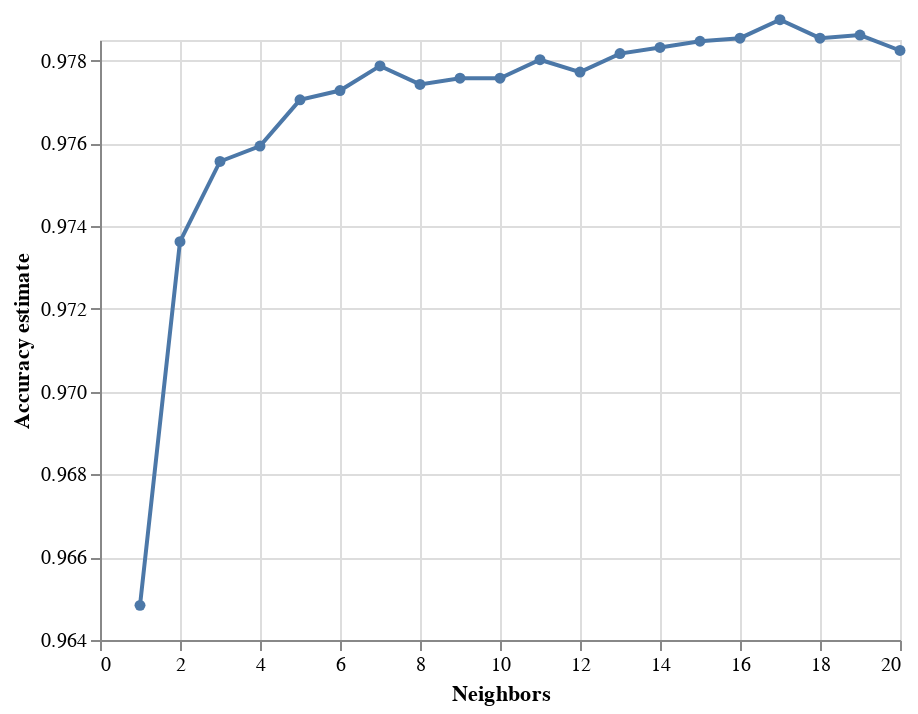

Notebook cell for this chart:
### Code cell
accuracy_versus_k_grid = alt.Chart(accuracies_grid).mark_line(point=True).encode(
    x=alt.X("param_kneighborsclassifier__n_neighbors", title="Neighbors"),
    y=alt.Y("mean_test_score", scale=alt.Scale(domain=(0.964, 0.9785)), title="Accuracy estimate")
)
accuracy_versus_k_grid

### Figure 1 — Vega-Lite specification as saved in the notebook (floating-point values rounded to 4 significant figures)
{"config": {"view": {"continuousWidth": 400, "continuousHeight": 300}}, "data": {"name": "data-ab83b222dcb38f4cdfa5018238e794c1"}, "mark": {"type": "line", "point": true}, "encoding": {"x": {"field": "param_kneighborsclassifier__n_neighbors", "title": "Neighbors", "type": "quantitative"}, "y": {"field": "mean_test_score", "scale": {"domain": [0.964, 0.9785]}, "title": "Accuracy estimate", "type": "quantitative"}}, "$schema": "https://vega.github.io/schema/vega-lite/v4.17.0.json", "datasets": {"data-ab83b222dcb38f4cdfa5018238e794c1": [{"mean_fit_time": 0.02269, "std_fit_time": 0.0005484, "mean_score_time": 0.1154, "std_score_time": 0.001821, "param_kneighborsclassifier__n_neighbors": 1, "params": {"kneighborsclassifier__n_neighbors": 1}, "split0_test_score": 0.9665, "split1_test_score": 0.9594, "split2_test_score": 0.9642, "split3_test_score": 0.968, "split4_test_score": 0.9661, "mean_test_score": 0.9648, "std_test_score": 0.002963, "rank_test_score": 20}, {"mean_fit_time": 0.02181, "std_fit_time": 0.000413, "mean_score_time": 0.1405, "std_score_time": 0.03562, "param_kneighborsclassifier__n_neighbors": 2, "params": {"kneighborsclassifier__n_neighbors": 2}, "split0_test_score": 0.9747, "split1_test_score": 0.9702, "split2_test_score": 0.9762, "split3_test_score": 0.9754, "split4_test_score": 0.9717, "mean_test_score": 0.9736, "std_test_score": 0.002289, "rank_test_score": 19}, {"mean_fit_time": 0.02537, "std_fit_time": 0.005217, "mean_score_time": 0.1511, "std_score_time": 0.02751, "param_kneighborsclassifier__n_neighbors": 3, "params": {"kneighborsclassifier__n_neighbors": 3}, "split0_test_score": 0.975, "split1_test_score": 0.9743, "split2_test_score": 0.9773, "split3_test_score": 0.9784, "split4_test_score": 0.9728, "mean_test_score": 0.9756, "std_test_score": 0.002021, "rank_test_score": 18}, {"mean_fit_time": 0.03374, "std_fit_time": 0.0235, "mean_score_time": 0.1648, "std_score_time": 0.0746, "param_kneighborsclassifier__n_neighbors": 4, "params": {"kneighborsclassifier__n_neighbors": 4}, "split0_test_score": 0.9765, "split1_test_score": 0.9739, "split2_test_score": 0.9784, "split3_test_score": 0.9773, "split4_test_score": 0.9735, "mean_test_score": 0.9759, "std_test_score": 0.001895, "rank_test_score": 17}, {"mean_fit_time": 0.02409, "std_fit_time": 0.00296, "mean_score_time": 0.127, "std_score_time": 0.00182, "param_kneighborsclassifier__n_neighbors": 5, "params": {"kneighborsclassifier__n_neighbors": 5}, "split0_test_score": 0.9769, "split1_test_score": 0.9765, "split2_test_score": 0.9788, "split3_test_score": 0.9788, "split4_test_score": 0.9743, "mean_test_score": 0.9771, "std_test_score": 0.00166, "rank_test_score": 16}, {"mean_fit_time": 0.02253, "std_fit_time": 0.0009277, "mean_score_time": 0.1673, "std_score_time": 0.04893, "param_kneighborsclassifier__n_neighbors": 6, "params": {"kneighborsclassifier__n_neighbors": 6}, "split0_test_score": 0.9765, "split1_test_score": 0.9758, "split2_test_score": 0.9791, "split3_test_score": 0.9799, "split4_test_score": 0.975, "mean_test_score": 0.9773, "std_test_score": 0.001899, "rank_test_score": 15}, {"mean_fit_time": 0.02574, "std_fit_time": 0.003455, "mean_score_time": 0.1497, "std_score_time": 0.01892, "param_kneighborsclassifier__n_neighbors": 7, "params": {"kneighborsclassifier__n_neighbors": 7}, "split0_test_score": 0.9773, "split1_test_score": 0.9765, "split2_test_score": 0.9795, "split3_test_score": 0.9806, "split4_test_score": 0.9754, "mean_test_score": 0.9779, "std_test_score": 0.001923, "rank_test_score": 10}, {"mean_fit_time": 0.03157, "std_fit_time": 0.01977, "mean_score_time": 0.1633, "std_score_time": 0.03347, "param_kneighborsclassifier__n_neighbors": 8, "params": {"kneighborsclassifier__n_neighbors": 8}, "split0_test_score": 0.9762, "split1_test_score": 0.9762, "split2_test_score": 0.9795, "split3_test_score": 0.9799, "split4_test_score": 0.9754, "mean_test_score": 0.9774, "std_test_score": 0.001879, "rank_test_score": 14}, {"mean_fit_time": 0.02156, "std_fit_time": 0.0003579, "mean_score_time": 0.1317, "std_score_time": 0.0006129, "param_kneighborsclassifier__n_neighbors": 9, "params": {"kneighborsclassifier__n_neighbors": 9}, "split0_test_score": 0.9762, "split1_test_score": 0.9758, "split2_test_score": 0.9806, "split3_test_score": 0.9795, "split4_test_score": 0.9758, "mean_test_score": 0.9776, "std_test_score": 0.002072, "rank_test_score": 12}, {"mean_fit_time": 0.02485, "std_fit_time": 0.005259, "mean_score_time": 0.1511, "std_score_time": 0.02455, "param_kneighborsclassifier__n_neighbors": 10, "params": {"kneighborsclassifier__n_neighbors": 10}, "split0_test_score": 0.9765, "split1_test_score": 0.9762, "split2_test_score": 0.9803, "split3_test_score": 0.9803, "split4_test_score": 0.9747, "mean_test_score": 0.9776, "std_test_score": 0.002277, "rank_test_score": 13}, {"mean_fit_time": 0.02342, "std_fit_time": 0.002293, "mean_score_time": 0.1454, "std_score_time": 0.01576, "param_kneighborsclassifier__n_neighbors": 11, "params": {"kneighborsclassifier__n_neighbors": 11}, "split0_test_score": 0.9765, "split1_test_score": 0.9769, "split2_test_score": 0.9799, "split3_test_score": 0.9821, "split4_test_score": 0.9747, "mean_test_score": 0.978, "std_test_score": 0.002644, "rank_test_score": 9}, {"mean_fit_time": 0.02231, "std_fit_time": 0.00102, "mean_score_time": 0.1781, "std_score_time": 0.06214, "param_kneighborsclassifier__n_neighbors": 12, "params": {"kneighborsclassifier__n_neighbors": 12}, "split0_test_score": 0.9765, "split1_test_score": 0.9758, "split2_test_score": 0.9799, "split3_test_score": 0.9817, "split4_test_score": 0.9747, "mean_test_score": 0.9777, "std_test_score": 0.002659, "rank_test_score": 11}, {"mean_fit_time": 0.02192, "std_fit_time": 0.0002073, "mean_score_time": 0.1508, "std_score_time": 0.0222, "param_kneighborsclassifier__n_neighbors": 13, "params": {"kneighborsclassifier__n_neighbors": 13}, "split0_test_score": 0.9769, "split1_test_score": 0.9765, "split2_test_score": 0.9799, "split3_test_score": 0.9825, "split4_test_score": 0.975, "mean_test_score": 0.9782, "std_test_score": 0.002671, "rank_test_score": 8}, {"mean_fit_time": 0.02505, "std_fit_time": 0.006019, "mean_score_time": 0.1484, "std_score_time": 0.01202, "param_kneighborsclassifier__n_neighbors": 14, "params": {"kneighborsclassifier__n_neighbors": 14}, "split0_test_score": 0.9777, "split1_test_score": 0.9758, "split2_test_score": 0.9803, "split3_test_score": 0.9829, "split4_test_score": 0.975, "mean_test_score": 0.9783, "std_test_score": 0.002898, "rank_test_score": 6}, {"mean_fit_time": 0.02204, "std_fit_time": 0.0004168, "mean_score_time": 0.1626, "std_score_time": 0.03824, "param_kneighborsclassifier__n_neighbors": 15, "params": {"kneighborsclassifier__n_neighbors": 15}, "split0_test_score": 0.9773, "split1_test_score": 0.9777, "split2_test_score": 0.9803, "split3_test_score": 0.9817, "split4_test_score": 0.9754, "mean_test_score": 0.9785, "std_test_score": 0.002252, "rank_test_score": 5}, {"mean_fit_time": 0.02508, "std_fit_time": 0.005705, "mean_score_time": 0.1629, "std_score_time": 0.03844, "param_kneighborsclassifier__n_neighbors": 16, "params": {"kneighborsclassifier__n_neighbors": 16}, "split0_test_score": 0.978, "split1_test_score": 0.9762, "split2_test_score": 0.9806, "split3_test_score": 0.9825, "split4_test_score": 0.9754, "mean_test_score": 0.9785, "std_test_score": 0.002671, "rank_test_score": 3}, {"mean_fit_time": 0.02245, "std_fit_time": 0.0005817, "mean_score_time": 0.1626, "std_score_time": 0.01841, "param_kneighborsclassifier__n_neighbors": 17, "params": {"kneighborsclassifier__n_neighbors": 17}, "split0_test_score": 0.9788, "split1_test_score": 0.9769, "split2_test_score": 0.9803, "split3_test_score": 0.9825, "split4_test_score": 0.9765, "mean_test_score": 0.979, "std_test_score": 0.002205, "rank_test_score": 1}, {"mean_fit_time": 0.02584, "std_fit_time": 0.003635, "mean_score_time": 0.1493, "std_score_time": 0.003681, "param_kneighborsclassifier__n_neighbors": 18, "params": {"kneighborsclassifier__n_neighbors": 18}, "split0_test_score": 0.9777, "split1_test_score": 0.9769, "split2_test_score": 0.9806, "split3_test_score": 0.9829, "split4_test_score": 0.9747, "mean_test_score": 0.9785, "std_test_score": 0.002882, "rank_test_score": 4}, {"mean_fit_time": 0.02649, "std_fit_time": 0.009276, "mean_score_time": 0.1796, "std_score_time": 0.06158, "param_kneighborsclassifier__n_neighbors": 19, "params": {"kneighborsclassifier__n_neighbors": 19}, "split0_test_score": 0.9777, "split1_test_score": 0.9765, "split2_test_score": 0.981, "split3_test_score": 0.9825, "split4_test_score": 0.9754, "mean_test_score": 0.9786, "std_test_score": 0.002692, "rank_test_score": 2}, {"mean_fit_time": 0.02271, "std_fit_time": 0.001361, "mean_score_time": 0.1552, "std_score_time": 0.01438, "param_kneighborsclassifier__n_neighbors": 20, "params": {"kneighborsclassifier__n_neighbors": 20}, "split0_test_score": 0.9777, "split1_test_score": 0.9762, "split2_test_score": 0.9806, "split3_test_score": 0.9821, "split4_test_score": 0.9747, "mean_test_score": 0.9782, "std_test_score": 0.002764, "rank_test_score": 7}]}}
